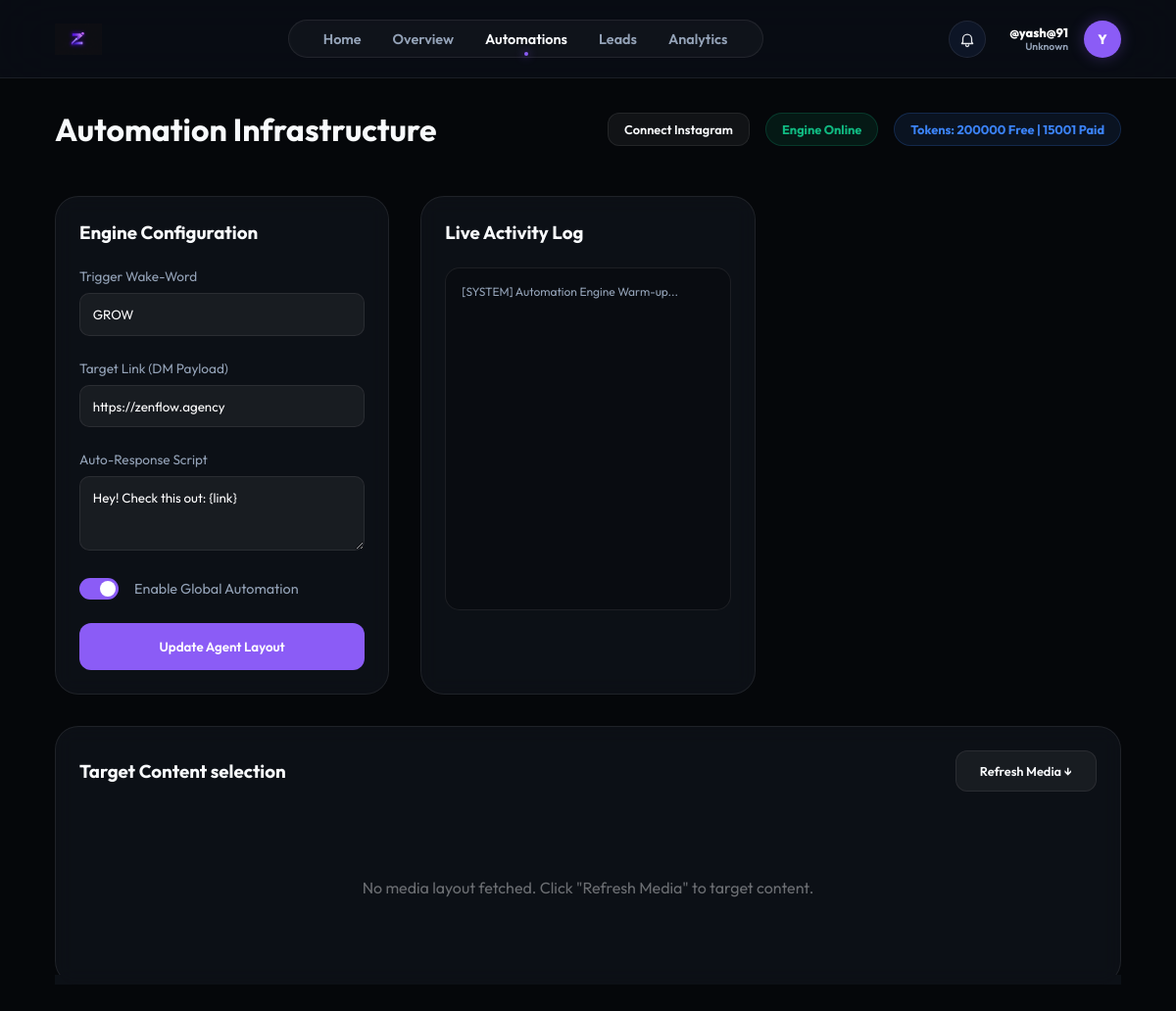
The app's page /automations (signed in) with its own data.
### models.py (models this page shows)
class User(db.Model):
    id = db.Column(db.Integer, primary_key=True)
    username = db.Column(db.String(80), unique=True, nullable=False)
    email = db.Column(db.String(120), unique=True)
    password_hash = db.Column(db.String(256))
    full_name = db.Column(db.String(100))
    fb_user_id = db.Column(db.String(120), unique=True)
    ig_user_id = db.Column(db.String(120), unique=True)
    fb_access_token = db.Column(db.Text)
    ig_access_token = db.Column(db.Text)
    token_expires_at = db.Column(db.DateTime)
    ig_username = db.Column(db.String(100))  # Store Instagram username separately
    ig_password_encrypted = db.Column(db.Text)  # Encrypted password
    ig_session_data = db.Column(db.Text)  # Store session data for direct API
    plan = db.Column(db.String(50), default="Free")
    used_founding_coupon = db.Column(db.Boolean, default=False)
    niche = db.Column(db.String(50))
    bio = db.Column(db.Text)
    avatar = db.Column(db.String(10))
    followers = db.Column(db.Integer, default=0)
    following = db.Column(db.Integer, default=0)
    free_tokens = db.Column(db.Integer, default=4000)
    paid_tokens = db.Column(db.Integer, default=0)
    tokens_reset_at = db.Column(db.DateTime, default=datetime.utcnow)
    is_admin = db.Column(db.Boolean, default=False)
    funnels = db.relationship('Funnel', backref='owner', lazy=True)
    leads = db.relationship('Lead', backref='owner', lazy=True)

class Funnel(db.Model):
    id = db.Column(db.Integer, primary_key=True)
    user_id = db.Column(db.Integer, db.ForeignKey('user.id'), nullable=False)
    wakeword = db.Column(db.String(50), default="GROW")
    script = db.Column(db.Text)
    link = db.Column(db.String(200))
    active = db.Column(db.Boolean, default=True)

### app.py (the view)
@app.route('/automations')
def automations():
    ctx = get_dashboard_context()
    if not ctx: return redirect(url_for('login_ui'))
    return render_template('automations.html', **ctx)

### templates/automations.html (shortened to what this page needs)
{% extends "base.html" %}
{% block content %}
<header class="top-bar">
    <h1>Automation Infrastructure</h1>
    <div style="display: flex; gap: 1rem; align-items: center;">
        {% if user.instagram_connected %}
        <div class="status-pill active"
            style="background: rgba(16, 185, 129, 0.1); color: #10b981; border: 1px solid rgba(16, 185, 129, 0.2); padding: 0.5rem 1rem; border-radius: 20px; font-size: 0.8rem; font-weight: 700;">
            Instagram Connected
        </div>
        {% else %}
        <a href="/dashboard/connect-instagram" class="btn btn-secondary"
            style="text-decoration: none; padding: 0.5rem 1rem; font-size: 0.8rem;">
            Connect Instagram
        </a>
        {% endif %}
        <div class="status-pill {{ 'active' if funnel.active else 'inactive' }}"
            style="background: rgba(16, 185, 129, 0.1); color: #10b981; border: 1px solid rgba(16, 185, 129, 0.2); padding: 0.5rem 1rem; border-radius: 20px; font-size: 0.8rem; font-weight: 700;">
            {{ 'Engine Online' if funnel.active else 'Engine Paused' }}
        </div>
        <div class="status-pill"
            style="background: rgba(59, 130, 246, 0.1); color: #3b82f6; border: 1px solid rgba(59, 130, 246, 0.2); padding: 0.5rem 1rem; border-radius: 20px; font-size: 0.8rem; font-weight: 700;">
            Tokens: {{ user.free_tokens }} Free | {{ user.paid_tokens }} Paid
        </div>
    </div>
</header>
<div class="dashboard-grid">
    <div class="card funnel-card">
        <div class="card-header">
            <h3>Engine Configuration</h3>
        </div>
        <form action="/dashboard/update" method="POST" class="settings-form"
            style="display: flex; flex-direction: column; gap: 1.5rem;">
            <div class="input-group">
                <label
                    style="display: block; margin-bottom: 0.5rem; color: var(--text-secondary); font-size: 0.85rem;">Trigger
                    Wake-Word</label>
                <input type="text" name="wakeword" value="{{ funnel.wakeword }}"
                    style="width: 100%; padding: 0.8rem; background: rgba(255,255,255,0.05); border: 1px solid var(--glass-border); border-radius: 10px; color: white;">
            </div>
            <div class="input-group">
                <label
                    style="display: block; margin-bottom: 0.5rem; color: var(--text-secondary); font-size: 0.85rem;">Target
                    Link (DM Payload)</label>
                <input type="text" name="link" value="{{ funnel.link }}"
                    style="width: 100%; padding: 0.8rem; background: rgba(255,255,255,0.05); border: 1px solid var(--glass-border); border-radius: 10px; color: white;">
            </div>
            <div class="input-group">
                <label
                    style="display: block; margin-bottom: 0.5rem; color: var(--text-secondary); font-size: 0.85rem;">Auto-Response
                    Script</label>
                <textarea name="script" rows="3"
                    style="width: 100%; padding: 0.8rem; background: rgba(255,255,255,0.05); border: 1px solid var(--glass-border); border-radius: 10px; color: white;">{{ funnel.script }}</textarea>
            </div>
            <div style="display: flex; align-items: center; gap: 1rem;">
                <label class="switch">
                    <span class="slider round"></span>
                </label>
                <span style="font-size: 0.9rem; color: var(--text-secondary);">Enable Global Automation</span>
            </div>
            <button type="submit" class="btn btn-primary" style="width: 100%; padding: 1rem;">Update Agent
                Layout</button>
        </form>
    </div>
    <div class="card activity-card">
        <div class="card-header">
            <h3>Live Activity Log</h3>
        </div>
        <div id="activity-log"
            style="font-family: 'Fira Code', monospace; font-size: 0.75rem; height: 350px; overflow-y: auto; padding: 1rem; background: rgba(0,0,0,0.2); border-radius: 15px; border: 1px solid var(--glass-border); display: flex; flex-direction: column; gap: 0.5rem;">
            <span style="color: var(--text-secondary);">[SYSTEM] Automation Engine Warm-up...</span>
        </div>
    </div>
    <div class="card full-width">
        <div class="card-header">
            <h3>Target Content selection</h3>
            {% if user.plan in ['Growth', 'Pro'] %}
            <form action="/dashboard/fetch-media" method="POST">
                <button type="submit" class="btn btn-secondary" style="font-size: 0.8rem;">Refresh Media ↓</button>
            </form>
            {% endif %}
        </div>
        {% if user.plan in ['Growth', 'Pro'] %}
        <div class="media-grid"
            style="display: grid; grid-template-columns: repeat(4, 1fr); gap: 1.5rem; margin-top: 1rem;">
            {% if not active_media %}
            <div style="grid-column: span 4; text-align: center; padding: 4rem; opacity: 0.4;">
                <p>No media layout fetched. Click "Refresh Media" to target content.</p>
            </div>
            {% endif %}
        </div>
        {% endif %}
    </div>
</div>
{% endblock %}

### templates/base.html (shortened to what this page needs)
<!DOCTYPE html>
<html lang="en">
<head>
    <link rel="stylesheet" href="{{ url_for('static', filename='css/style.css') }}">
</head>
<body>
    <nav class="top-nav">
        <a href="/dashboard" class="nav-brand">
            <img src="{{ url_for('static', filename='img/logo.png') }}" alt="ZenFlow"
                style="height: 32px; width: auto;">
        </a>
        <div class="nav-links">
            <a href="/" class="nav-link {% if request.path == '/' %}active{% endif %}">Home</a>
            <a href="/dashboard" class="nav-link {% if request.path == '/dashboard' %}active{% endif %}">Overview</a>
            <a href="/automations"
                class="nav-link {% if request.path == '/automations' %}active{% endif %}">Automations</a>
            <a href="/leads" class="nav-link {% if request.path == '/leads' %}active{% endif %}">Leads</a>
            <a href="/analytics" class="nav-link {% if request.path == '/analytics' %}active{% endif %}">Analytics</a>
        </div>
        <div class="nav-user" style="position: relative;">
            <button id="notif-bell" aria-label="Notifications"
                style="width:38px; height:38px; border-radius:999px; border:1px solid var(--glass-border); background:rgba(15,23,42,0.9); display:flex; align-items:center; justify-content:center; cursor:pointer; padding:0; margin-right: 0.5rem;">
            </button>
            <div class="nav-user" style="position: relative; cursor: pointer;" onclick="toggleProfileDropdown(event)">
                <div style="text-align: right;">
                    <p style="font-size: 0.8rem; font-weight: 800; margin: 0; color: white;">@{{ user.username }}</p>
                    <p style="font-size: 0.65rem; color: {{ user.niche_color }}; margin: 0; font-weight: 600;">{{
                        user.niche
                        }}</p>
                </div>
                <div class="nav-avatar">{{ user.avatar or user.username[0]|upper }}</div>
            </div>
    </nav>
    <div class="app-container">
        <main class="main-content">
            {% block content %}{% endblock %}
        </main>
    </div>
</body>
</html>

### static/css/style.css (style rules this page uses)
:root { --bg-dark: #05070a; --card-bg: rgba(16, 20, 28, 0.7); --accent-purple: #8b5cf6; --accent-cyan: #06b6d4; --accent-gold: #fbbf24; --text-primary: #f8fafc; --text-secondary: #94a3b8; --sidebar-width: 260px; --glass-border: rgba(255, 255, 255, 0.08); }
* { margin: 0; padding: 0; box-sizing: border-box; font-family: 'Outfit', sans-serif; }
body { background-color: var(--bg-dark); color: var(--text-primary); overflow-x: hidden; }
.app-container { display: flex; min-height: 100vh; }
.main-content { flex-grow: 1; margin-left: var(--sidebar-width); padding: 2.5rem 3.5rem; }
.top-bar { display: flex; justify-content: space-between; align-items: center; margin-bottom: 3rem; }
.top-bar h1 { font-size: 2rem; font-weight: 700; }
.btn { padding: 0.75rem 1.5rem; border-radius: 12px; border: none; font-weight: 600; cursor: pointer; transition: all 0.3s ease; }
.btn-primary { background: linear-gradient(135deg, var(--accent-purple), var(--accent-purple-dark)); background-color: var(--accent-purple); color: white; }
.btn-secondary { background: rgba(255, 255, 255, 0.05); color: var(--text-primary); border: 1px solid var(--glass-border); }
.dashboard-grid { display: grid; grid-template-columns: repeat(3, 1fr); gap: 2rem; }
.card { background: var(--card-bg); border: 1px solid var(--glass-border); border-radius: 24px; padding: 1.5rem; backdrop-filter: blur(10px); transition: transform 0.3s ease, border-color 0.3s ease; }
.full-width { grid-column: span 3; }
.card-header { display: flex; justify-content: space-between; align-items: center; margin-bottom: 1.5rem; }
.switch { position: relative; display: inline-block; width: 40px; height: 22px; }
.slider { position: absolute; cursor: pointer; top: 0; left: 0; right: 0; bottom: 0; background-color: rgba(255, 255, 255, 0.1); transition: .4s; }
.slider:before { position: absolute; content: ""; height: 16px; width: 16px; left: 3px; bottom: 3px; background-color: white; transition: .4s; }
input:checked + .slider { background-color: var(--accent-purple); }
input:checked + .slider:before { transform: translateX(18px); }
.slider.round { border-radius: 34px; }
.slider.round:before { border-radius: 50%; }

### templates/base.html (style rules this page uses)
.app-container { flex-direction: column; }
.main-content { margin-left: 0; padding: 2rem 3.5rem; width: 100%; max-width: 1400px; margin: 0 auto; }
.top-nav { display: flex; justify-content: space-between; align-items: center; padding: 1.25rem 3.5rem; background: rgba(10, 14, 22, 0.85); backdrop-filter: blur(30px); border-bottom: 1px solid var(--glass-border); position: sticky; top: 0; z-index: 1000; }
.nav-brand { display: flex; align-items: center; gap: 1rem; text-decoration: none; color: white; font-weight: 800; font-size: 1.4rem; }
.nav-links { display: flex; gap: 2rem; background: rgba(255, 255, 255, 0.03); padding: 0.6rem 2.2rem; border-radius: 40px; border: 1px solid var(--glass-border); box-shadow: inset 0 0 10px rgba(255, 255, 255, 0.02); }
.nav-link { text-decoration: none; color: var(--text-secondary); font-weight: 600; font-size: 0.9rem; transition: all 0.3s cubic-bezier(0.4, 0, 0.2, 1); position: relative; }
.nav-link.active { color: var(--text-primary); }
.nav-link.active::after { content: ''; position: absolute; bottom: -8px; left: 50%; transform: translateX(-50%); width: 4px; height: 4px; background: var(--accent-purple); border-radius: 50%; box-shadow: 0 0 10px var(--accent-purple); }
.nav-user { display: flex; align-items: center; gap: 1rem; }
.nav-avatar { width: 38px; height: 38px; background: var(--accent-purple); border-radius: 50%; display: flex; align-items: center; justify-content: center; font-weight: 800; font-size: 0.85rem; color: white; box-shadow: 0 0 15px rgba(139, 92, 246, 0.3); }

### records on screen
User: username "yash@91", niche "Unknown", free_tokens "200000", paid_tokens "15001"
Funnel: active "Engine Online", wakeword "GROW", link "https://zenflow.agency", script "Hey! Check this out: {link}"

### other values on screen
{{ user.avatar or user.username[0]|upper }} "Y"
